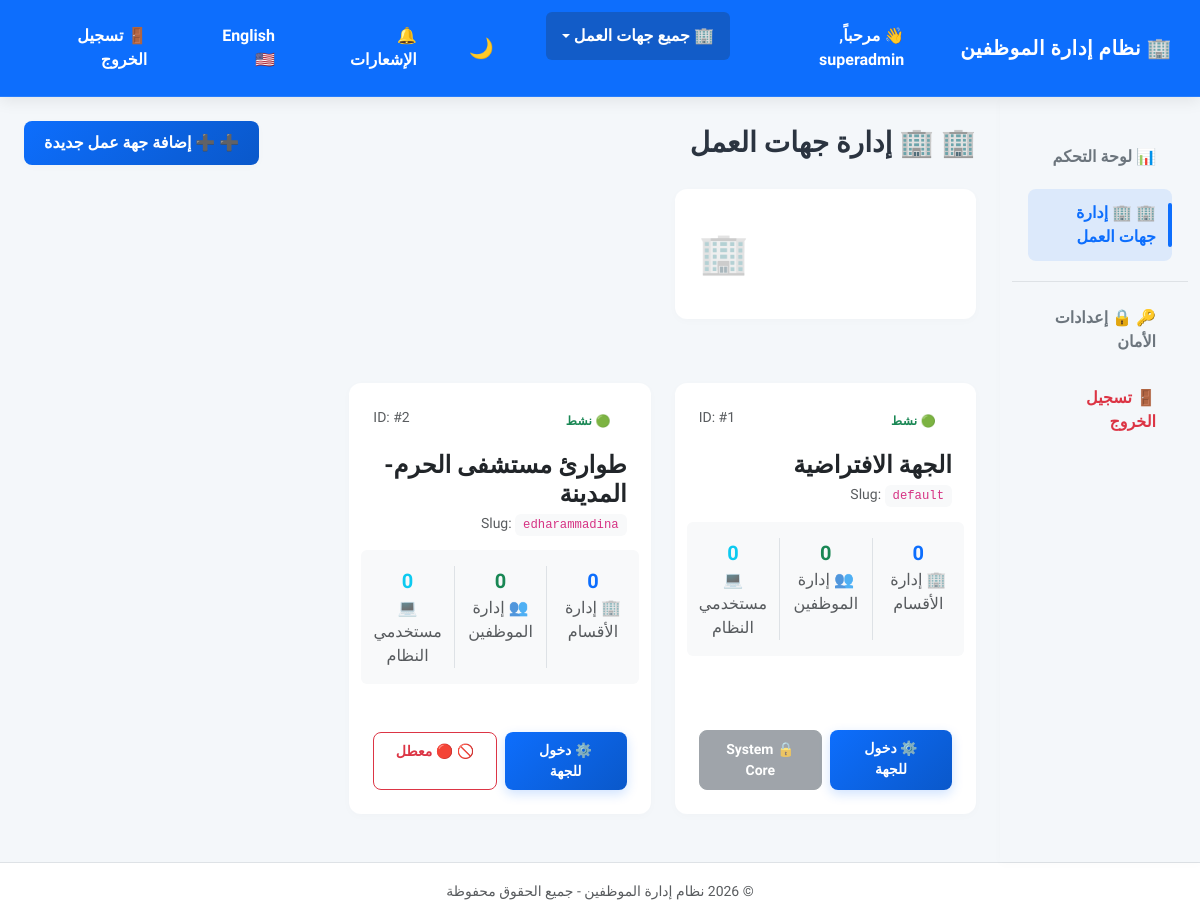
Page /admin/organizations.php (signed in) on the committed database.
### tables this page shows
CREATE TABLE `organizations` (
  `id` int(11) NOT NULL AUTO_INCREMENT,
  `name_ar` varchar(150) NOT NULL,
  `name_en` varchar(150) NOT NULL,
  `slug` varchar(50) NOT NULL,
  `status` enum('active','suspended') DEFAULT 'active',
  `created_at` timestamp NOT NULL DEFAULT current_timestamp(),
  PRIMARY KEY (`id`),
  UNIQUE KEY `name_ar` (`name_ar`),
  UNIQUE KEY `name_en` (`name_en`),
  UNIQUE KEY `slug` (`slug`)
);

### includes/languages.php (called while the page is built, shortened)
<?php
$translations['ar']['prevent_overlapping_leaves'] = 'منع تداخل الإجازات';
$translations['en']['prevent_overlapping_leaves'] = 'Prevent Overlapping Leaves';
$translations['ar']['allow_past_leaves'] = 'السماح بتقديم إجازة بأثر رجعي (تواريخ سابقة)';
$translations['en']['allow_past_leaves'] = 'Allow Retroactive Leaves (Past Dates)';
$translations['ar']['past_leaves_error'] = 'عذراً، غير مسموح بتقديم طلب إجازة في تاريخ قد مضى.';
$translations['en']['past_leaves_error'] = 'Sorry, requesting a leave in the past is not allowed.';
$translations['ar']['leave_controls'] = 'ضوابط وأنظمة الإجازات';
$translations['en']['leave_controls'] = 'Leave Policies & Controls';
$translations['ar']['overlapping_leaves_error'] = 'عذراً، يوجد لديك إجازة سابقة (معلقة أو مقبولة) تتداخل مع هذه التواريخ.';
$translations['en']['overlapping_leaves_error'] = 'Sorry, you have a previous leave (pending or approved) that overlaps with these dates.';
$translations['ar']['security_settings'] = '🔒 إعدادات الأمان';
$translations['en']['security_settings'] = '🔒 Security Settings';
$translations['ar']['2fa_title'] = 'التحقق الثنائي باستخدام تطبيق (2FA)';
$translations['en']['2fa_title'] = 'Two-Factor Authentication (2FA)';
$translations['ar']['2fa_active_title'] = 'ميزة التحقق الثنائي نشطة حالياً لحماية حسابك!';
$translations['en']['2fa_active_title'] = 'Two-Factor Authentication is currently active!';
$translations['ar']['2fa_active_desc'] = 'في كل مرة تقوم فيها بتسجيل الدخول، سيُطلب منك إدخال رمز التحقق المكون من 6 أرقام من تطبيق Authenticator الخاص بك.';
$translations['en']['2fa_active_desc'] = 'Each time you login, you will be required to enter the 6-digit verification code from your Authenticator app.';
$translations['ar']['2fa_disable_title'] = 'تعطيل التحقق الثنائي';
$translations['en']['2fa_disable_title'] = 'Disable Two-Factor Authentication';
$translations['ar']['2fa_disable_desc'] = 'لتعطيل هذه الميزة الأمنية، يرجى إدخال الرمز الحالي من تطبيق التحقق للـتأكيد:';
$translations['en']['2fa_disable_desc'] = 'To disable this security feature, please enter the current code from your Authenticator app to confirm:';
$translations['ar']['2fa_disable_btn'] = '🔴 تعطيل التحقق الثنائي';
$translations['en']['2fa_disable_btn'] = '🔴 Disable Two-Factor Authentication';
$translations['ar']['2fa_setup_title'] = 'إعداد التحقق الثنائي (2FA)';
$translations['en']['2fa_setup_title'] = 'Setup Two-Factor Authentication (2FA)';
$translations['ar']['2fa_setup_desc'] = 'التحقق الثنائي يضيف طبقة أمان إضافية لحسابك. تحتاج لتنزيل تطبيق مثل Google Authenticator أو Authy على هاتفك المحمول أولاً.';
$translations['en']['2fa_setup_desc'] = '2FA adds an extra layer of security. You need to download Google Authenticator or Authy on your mobile phone first.';
$translations['ar']['2fa_step_1'] = '1. امسح الرمز المربع (QR Code)';
$translations['en']['2fa_step_1'] = '1. Scan the QR Code';
$translations['ar']['2fa_step_1_desc'] = 'افتح تطبيق التحقق على هاتفك، واختر "إضافة حساب" ثم قم بمسح الرمز المربع أدناه كاملاً بالعدسة.';
$translations['en']['2fa_step_1_desc'] = 'Open the authenticator app, choose "Add account" and scan the QR code below.';
$translations['ar']['2fa_step_2'] = 'أو أدخل المفتاح السري يدوياً:';
$translations['en']['2fa_step_2'] = 'Or enter the secret key manually:';
$translations['ar']['copy'] = 'نسخ المفتاح';
$translations['en']['copy'] = 'Copy Key';
$translations['ar']['copied'] = 'تم النسخ';
$translations['en']['copied'] = 'Copied';
$translations['ar']['2fa_step_3'] = '2. أدخل رمز التحقق للتأكيد وتفعيل الخدمة';
$translations['en']['2fa_step_3'] = '2. Enter the verification code to activate';
$translations['ar']['2fa_code_label'] = 'رمز التحقق (6 أرقام)';
$translations['en']['2fa_code_label'] = 'Verification Code (6-digits)';
$translations['ar']['2fa_enable_btn'] = '🟢 تفعيل التحقق الثنائي';
$translations['en']['2fa_enable_btn'] = '🟢 Enable Two-Factor Authentication';
$translations['ar']['fill_fields_error'] = 'يرجى ملء جميع الحقول المطلوبة.';
$translations['en']['fill_fields_error'] = 'Please fill all required fields.';
$translations['ar']['2fa_enabled_success'] = '🎉 تم تفعيل ميزة التحقق الثنائي بنجاح وحماية حسابك!';
$translations['en']['2fa_enabled_success'] = '🎉 Two-factor authentication enabled successfully!';
$translations['ar']['2fa_disabled_success'] = '⚠️ تم تعطيل التحقق الثنائي بنجاح. حسابك الآن أقل أماناً.';
$translations['en']['2fa_disabled_success'] = '⚠️ Two-factor authentication disabled successfully.';
$translations['ar']['2fa_invalid_code'] = '❌ الرمز المدخل غير صحيح أو انتهت صلاحيته الزمنيّة، يرجى المحاولة مجدداً.';
$translations['en']['2fa_invalid_code'] = '❌ Invalid verification code, please try again.';
$translations['ar']['super_admin_dashboard'] = '👑 لوحة تحكم المدير العام';
$translations['en']['super_admin_dashboard'] = '👑 Super Admin Dashboard';
$translations['ar']['organizations_mgmt'] = '🏢 إدارة جهات العمل';
$translations['en']['organizations_mgmt'] = '🏢 Organizations Management';
$translations['ar']['add_organization'] = '➕ إضافة جهة عمل جديدة';
$translations['en']['add_organization'] = '➕ Add New Organization';
$translations['ar']['edit_organization'] = '✏️ تعديل جهة العمل';
$translations['en']['edit_organization'] = '✏️ Edit Organization';
$translations['ar']['org_name_ar'] = 'اسم جهة العمل (عربي)';
$translations['en']['org_name_ar'] = 'Organization Name (Arabic)';
$translations['ar']['org_name_en'] = 'اسم جهة العمل (EN)';
$translations['en']['org_name_en'] = 'Organization Name (English)';
$translations['ar']['org_slug'] = 'معرف جهة العمل الفريد (Slug)';
$translations['en']['org_slug'] = 'Organization Slug (Unique Key)';
$translations['ar']['org_manager_username'] = 'اسم مستخدم المدير المشرف';
$translations['en']['org_manager_username'] = 'Supervising Manager Username';
$translations['ar']['org_manager_email'] = 'البريد الإلكتروني للمدير';
$translations['en']['org_manager_email'] = 'Manager Email Address';
$translations['ar']['org_manager_password'] = 'كلمة مرور المدير الأولى';
$translations['en']['org_manager_password'] = 'Initial Manager Password';
$translations['ar']['active'] = '🟢 نشط';
$translations['en']['active'] = '🟢 Active';
$translations['ar']['suspended'] = '🔴 معطل';
$translations['en']['suspended'] = '🔴 Suspended';
$translations['ar']['all_organizations'] = 'جميع جهات العمل';
$translations['en']['all_organizations'] = 'All Organizations';
$translations['ar']['org_count'] = 'عدد جهات العمل';
$translations['en']['org_count'] = 'Organizations Count';
$translations['ar']['organization'] = 'جهة العمل';
$translations['en']['organization'] = 'Organization';
$translations['ar']['switch_org'] = '🔁 تغيير جهة العمل النشطة';
$translations['en']['switch_org'] = '🔁 Switch Active Organization';
$translations['ar']['success_org_created'] = '✅ تم إنشاء جهة العمل وحساب المدير بنجاح!';
$translations['en']['success_org_created'] = '✅ Organization and manager account created successfully!';
$translations['ar']['weekend_settings'] = 'إعدادات عطلات نهاية الأسبوع';
$translations['en']['weekend_settings'] = 'Weekend Settings';
$translations['ar']['weekend_days'] = 'أيام نهاية الأسبوع';
$translations['en']['weekend_days'] = 'Weekend Days';
$translations['ar']['holidays'] = '🏖️ العطلات الرسمية';
$translations['en']['holidays'] = '🏖️ Official Holidays';
$translations['ar']['add_holiday'] = 'إضافة عطلة رسمية';
$translations['en']['add_holiday'] = 'Add Official Holiday';
$translations['ar']['holiday_name'] = 'اسم العطلة';
$translations['en']['holiday_name'] = 'Holiday Name';
$translations['ar']['leave_reports'] = '📊 تقارير وتحليلات الإجازات';
$translations['en']['leave_reports'] = '📊 Leave Reports & Analytics';
return $translations;
?>

### includes/config.php (called while the page is built, shortened)
<?php
require_once 'languages.php';
function h($string) {
    return htmlspecialchars($string, ENT_QUOTES, 'UTF-8');
}
?>

### admin/organizations.php (the view, shortened to what this page needs)
<?php
require_once '../includes/config.php';
$lang = $_SESSION['lang'] ?? 'ar';
$orgs = [];
try {
    $query = "
        SELECT o.*,
            (SELECT COUNT(*) FROM departments WHERE organization_id = o.id) AS dept_count,
            (SELECT COUNT(*) FROM employees WHERE organization_id = o.id) AS emp_count,
            (SELECT COUNT(*) FROM users WHERE organization_id = o.id) AS user_count
        FROM organizations o
        ORDER BY o.id ASC
    ";
    $orgs = $pdo->query($query)->fetchAll();
} catch (Exception $e) {
    $error = __('db_error') . ': ' . $e->getMessage();
}
include '../includes/header.php';
?>
<div class="d-flex justify-content-between align-items-center mb-4">
    <h2 class="h3 mb-0 text-gray-800 fw-bold">🏢 <?php echo __('organizations_mgmt'); ?></h2>
    <button class="btn btn-primary fw-bold shadow-sm" data-bs-toggle="modal" data-bs-target="#addOrgModal">
        ➕ <?php echo __('add_organization'); ?>
    </button>
</div>
<div class="row mb-4">
    <div class="col-md-4 mb-3">
        <div class="card border-0 shadow-sm bg-gradient-primary text-white">
            <div class="card-body p-4">
                <div class="d-flex justify-content-between align-items-center">
                    <div>
                        <h6 class="text-uppercase small mb-2 opacity-75 fw-bold"><?php echo __('org_count'); ?></h6>
                        <h2 class="display-5 fw-bold mb-0"><?php echo count($orgs); ?></h2>
                    </div>
                    <div class="fs-1 opacity-50">🏢</div>
                </div>
            </div>
        </div>
    </div>
</div>
<div class="row">
    <?php if (empty($orgs)): ?>
        <div class="col-12">
            <div class="card border-0 shadow-sm text-center p-5">
                <p class="text-muted fs-5 mb-0"><?php echo __('no_data'); ?></p>
            </div>
        </div>
    <?php else: ?>
        <?php foreach ($orgs as $org): ?>
            <div class="col-md-6 col-lg-4 mb-4">
                <div class="card border-0 shadow-sm h-100 transition-hover">
                    <div class="card-body p-4 d-flex flex-column justify-content-between">
                        <div>
                            <div class="d-flex justify-content-between align-items-start mb-3">
                                <span class="badge py-2 px-3 fw-bold <?php echo $org['status'] === 'active' ? 'bg-success-soft text-success' : 'bg-danger-soft text-danger'; ?>">
                                    <?php echo $org['status'] === 'active' ? __('active') : __('suspended'); ?>
                                </span>
                                <span class="text-muted small">ID: #<?php echo $org['id']; ?></span>
                            </div>
                            <h4 class="fw-bold mb-1"><?php echo $lang === 'en' ? h($org['name_en']) : h($org['name_ar']); ?></h4>
                            <p class="text-muted small mb-3">Slug: <code class="bg-light px-2 py-1 rounded small"><?php echo h($org['slug']); ?></code></p>
                            <div class="row text-center bg-light rounded py-3 mb-4">
                                <div class="col-4 border-end">
                                    <div class="fw-bold fs-5 text-primary"><?php echo $org['dept_count']; ?></div>
                                    <div class="x-small text-muted"><?php echo __('departments'); ?></div>
                                </div>
                                <div class="col-4 border-end">
                                    <div class="fw-bold fs-5 text-success"><?php echo $org['emp_count']; ?></div>
                                    <div class="x-small text-muted"><?php echo __('employees'); ?></div>
                                </div>
                                <div class="col-4">
                                    <div class="fw-bold fs-5 text-info"><?php echo $org['user_count']; ?></div>
                                    <div class="x-small text-muted"><?php echo __('system_users'); ?></div>
                                </div>
                            </div>
                        </div>
                        <div class="d-flex gap-2">
                            <a href="../index.php?switch_org=<?php echo $org['id']; ?>" class="btn btn-primary btn-sm w-100 fw-bold py-2">
                                ⚙️ دخول للجهة
                            </a>
                            <?php if ($org['id'] > 1): ?>
                                <?php if ($org['status'] === 'active'): ?>
                                    <a href="organizations.php?toggle_status=suspended&org_id=<?php echo $org['id']; ?>"
                                       class="btn btn-outline-danger btn-sm w-100 fw-bold py-2"
                                       onclick="return confirm('<?php echo __('confirm_delete'); ?>')">
                                        🚫 <?php echo __('suspended'); ?>
                                    </a>
                                <?php endif; ?>
                            <?php else: ?>
                                <button class="btn btn-secondary btn-sm w-100 fw-bold py-2 disabled" disabled>
                                    🔒 System Core
                                </button>
                            <?php endif; ?>
                        </div>
                    </div>
                </div>
            </div>
        <?php endforeach; ?>
    <?php endif; ?>
</div>
<?php include '../includes/footer.php'; ?>

### rows in the picture
organizations: status "🟢 نشط", id "1", name_ar "الجهة الافتراضية", slug "default", dept_count "0", emp_count "0", user_count "0", shows "🔒 System Core"
organizations: status "🟢 نشط", id "2", name_ar "طوارئ مستشفى الحرم-المدينة", slug "edharammadina", dept_count "0", emp_count "0", user_count "0"

### other values in the picture
__('site_name') "🏢 نظام إدارة الموظفين"
__('welcome') "👋 مرحباً"
$_SESSION['full_name'] "superadmin"
__('all_organizations') "جميع جهات العمل"
__('notifications') "🔔 الإشعارات"
__('language') "English 🇺🇸"
__('logout') "🚪 تسجيل الخروج"
__('dashboard') "📊 لوحة التحكم"
__('organizations_mgmt') "🏢 إدارة جهات العمل"
__('security_settings') "🔒 إعدادات الأمان"
__('add_organization') "➕ إضافة جهة عمل جديدة"
SITE_NAME "نظام إدارة الموظفين"
$footer_text "جميع الحقوق محفوظة"
